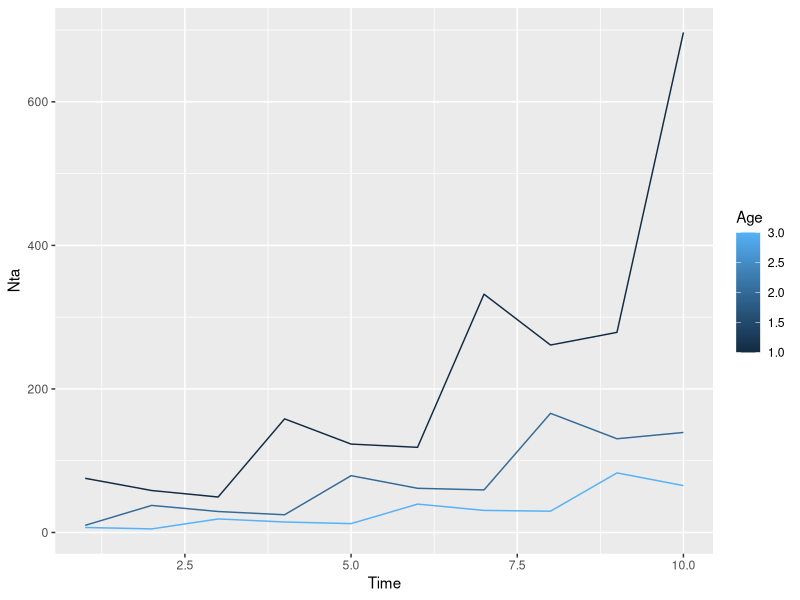

Here is the R script that generated this plot:

library(tidyverse)

asm <- function(life_table, size_vec, times) {
  
  iteration <- 0
  
  repeat{  
    
    iteration <- iteration + 1 
    size_vec_tplus1 <- c()
    
    for(i in 1:nrow(life_table)) {
      
      if(i == 1) {
        size_vec_tplus1[i] <- sum(size_vec * life_table$Fa)
      } else {
        size_vec_tplus1[i] <- size_vec[i-1] * life_table[i-1 ,]$Sa
        
      }
    }
    
    size_vec <- size_vec_tplus1
    
    if(iteration == times) break
    
    }
  
  return(size_vec)
  
}

lt<- tibble(Age = c(1, 2, 3), 
            Sa = c(0.5, 0.5, 0),
            la = c(1, 0.5, 0.25),
            Fa = c(0, .25, 8))


Nt1 <- 20
Nt2 <- 14
Nt3 <- 9

# Adjust 10-100 to show development of stable age structure/long-term growth rate
Times <- 10

asm_table <- tibble(
  Time = rep(1:Times, each = nrow(lt)),
  Age = rep(1:nrow(lt), Times), 
  Nta = lapply(1:Times, 
              function(x) asm(life_table = lt, 
                              size_vec = c(Nt1, Nt2, Nt3), 
                              times = x)) %>% 
    unlist())

ggplot(asm_table, aes(x = Time, y = Nta, group = Age)) +
  geom_line(aes(colour = Age))

Nt_totals <- asm_table %>% 
  group_by(Time) %>%
  summarize(Nt = sum(Nta)) %>%
  mutate(lambda_est = Nt / lag(Nt))
